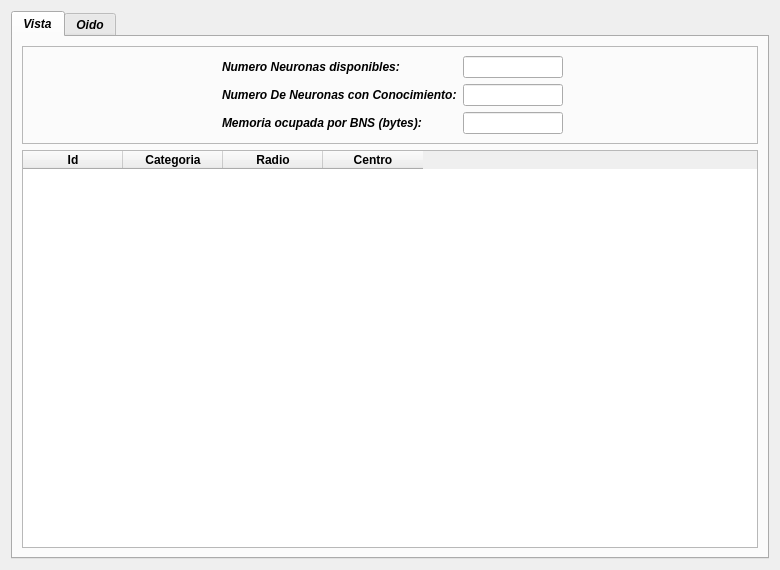
<?xml version="1.0" encoding="UTF-8"?>
<ui version="4.0">
 <class>DialogTableBNS</class>
 <widget class="QDialog" name="DialogTableBNS">
  <property name="geometry">
   <rect>
    <x>0</x>
    <y>0</y>
    <width>780</width>
    <height>570</height>
   </rect>
  </property>
  <property name="minimumSize">
   <size>
    <width>780</width>
    <height>570</height>
   </size>
  </property>
  <property name="maximumSize">
   <size>
    <width>780</width>
    <height>570</height>
   </size>
  </property>
  <property name="windowTitle">
   <string>Tabulacion De BNS</string>
  </property>
  <property name="windowIcon">
   <iconset resource="../imageResource.qrc">
    <normaloff>:/icons/tableNeuron.png</normaloff>:/icons/tableNeuron.png</iconset>
  </property>
  <layout class="QGridLayout" name="gridLayout_4">
   <item row="0" column="0">
    <widget class="QTabWidget" name="qTabWidget">
     <property name="font">
      <font>
       <weight>75</weight>
       <italic>true</italic>
       <bold>true</bold>
      </font>
     </property>
     <property name="toolTip">
      <string/>
     </property>
     <property name="tabShape">
      <enum>QTabWidget::Rounded</enum>
     </property>
     <property name="currentIndex">
      <number>0</number>
     </property>
     <widget class="QWidget" name="tabSight">
      <property name="toolTip">
       <string>Bloque Neuronal de Vista</string>
      </property>
      <attribute name="title">
       <string>Vista</string>
      </attribute>
      <layout class="QGridLayout" name="gridLayout_5">
       <item row="0" column="0">
        <widget class="QFrame" name="frame_2">
         <property name="frameShape">
          <enum>QFrame::StyledPanel</enum>
         </property>
         <property name="frameShadow">
          <enum>QFrame::Raised</enum>
         </property>
         <layout class="QGridLayout" name="gridLayout_3">
          <item row="0" column="0">
           <layout class="QFormLayout" name="formLayoutSight">
            <property name="fieldGrowthPolicy">
             <enum>QFormLayout::AllNonFixedFieldsGrow</enum>
            </property>
            <property name="formAlignment">
             <set>Qt::AlignHCenter|Qt::AlignTop</set>
            </property>
            <item row="0" column="0">
             <widget class="QLabel" name="labelNumNeuronSight">
              <property name="text">
               <string>Numero Neuronas disponibles:</string>
              </property>
             </widget>
            </item>
            <item row="0" column="1">
             <widget class="QLineEdit" name="lineEditNumNeuronSight">
              <property name="maximumSize">
               <size>
                <width>100</width>
                <height>16777215</height>
               </size>
              </property>
              <property name="alignment">
               <set>Qt::AlignCenter</set>
              </property>
              <property name="readOnly">
               <bool>true</bool>
              </property>
             </widget>
            </item>
            <item row="1" column="0">
             <widget class="QLabel" name="labelPtrSight">
              <property name="text">
               <string>Numero De Neuronas con Conocimiento:</string>
              </property>
             </widget>
            </item>
            <item row="1" column="1">
             <widget class="QLineEdit" name="lineEditPtrSight">
              <property name="maximumSize">
               <size>
                <width>100</width>
                <height>16777215</height>
               </size>
              </property>
              <property name="alignment">
               <set>Qt::AlignCenter</set>
              </property>
              <property name="readOnly">
               <bool>true</bool>
              </property>
             </widget>
            </item>
            <item row="2" column="0">
             <widget class="QLabel" name="labelMemSight">
              <property name="text">
               <string>Memoria ocupada por BNS (bytes):</string>
              </property>
             </widget>
            </item>
            <item row="2" column="1">
             <widget class="QLineEdit" name="lineEditMemSight">
              <property name="maximumSize">
               <size>
                <width>100</width>
                <height>16777215</height>
               </size>
              </property>
              <property name="alignment">
               <set>Qt::AlignCenter</set>
              </property>
              <property name="readOnly">
               <bool>true</bool>
              </property>
             </widget>
            </item>
           </layout>
          </item>
         </layout>
        </widget>
       </item>
       <item row="1" column="0">
        <layout class="QVBoxLayout" name="verticalLayoutSight">
         <item>
          <widget class="QTableWidget" name="tableWidgetSight">
           <property name="editTriggers">
            <set>QAbstractItemView::NoEditTriggers</set>
           </property>
           <property name="alternatingRowColors">
            <bool>true</bool>
           </property>
           <column>
            <property name="text">
             <string>Id</string>
            </property>
            <property name="toolTip">
             <string>Identificador De neurona</string>
            </property>
            <property name="font">
             <font>
              <weight>75</weight>
              <bold>true</bold>
             </font>
            </property>
            <property name="textAlignment">
             <set>AlignHCenter|AlignVCenter|AlignCenter</set>
            </property>
           </column>
           <column>
            <property name="text">
             <string>Categoria</string>
            </property>
            <property name="toolTip">
             <string>Clase que reconoce Neurona</string>
            </property>
            <property name="font">
             <font>
              <weight>75</weight>
              <bold>true</bold>
             </font>
            </property>
            <property name="textAlignment">
             <set>AlignHCenter|AlignVCenter|AlignCenter</set>
            </property>
           </column>
           <column>
            <property name="text">
             <string>Radio</string>
            </property>
            <property name="font">
             <font>
              <weight>75</weight>
              <bold>true</bold>
             </font>
            </property>
            <property name="textAlignment">
             <set>AlignHCenter|AlignVCenter|AlignCenter</set>
            </property>
           </column>
           <column>
            <property name="text">
             <string>Centro</string>
            </property>
            <property name="toolTip">
             <string>Centro De Neurona</string>
            </property>
            <property name="font">
             <font>
              <weight>75</weight>
              <bold>true</bold>
             </font>
            </property>
            <property name="textAlignment">
             <set>AlignHCenter|AlignVCenter|AlignCenter</set>
            </property>
           </column>
          </widget>
         </item>
        </layout>
       </item>
      </layout>
     </widget>
     <widget class="QWidget" name="tabHearing">
      <property name="toolTip">
       <string>Bloque Neuronal de Oido</string>
      </property>
      <attribute name="title">
       <string>Oido</string>
      </attribute>
      <layout class="QGridLayout" name="gridLayout_2">
       <item row="0" column="0">
        <widget class="QFrame" name="frame">
         <property name="frameShape">
          <enum>QFrame::StyledPanel</enum>
         </property>
         <property name="frameShadow">
          <enum>QFrame::Raised</enum>
         </property>
         <layout class="QGridLayout" name="gridLayout">
          <item row="0" column="0">
           <layout class="QFormLayout" name="formLayoutHearing">
            <property name="fieldGrowthPolicy">
             <enum>QFormLayout::AllNonFixedFieldsGrow</enum>
            </property>
            <property name="formAlignment">
             <set>Qt::AlignHCenter|Qt::AlignTop</set>
            </property>
            <item row="0" column="0">
             <widget class="QLabel" name="labelNumNeuronHearing">
              <property name="text">
               <string>Numero Neuronas disponibles:</string>
              </property>
             </widget>
            </item>
            <item row="0" column="1">
             <widget class="QLineEdit" name="lineEditNumNeuronHearing">
              <property name="maximumSize">
               <size>
                <width>100</width>
                <height>16777215</height>
               </size>
              </property>
              <property name="alignment">
               <set>Qt::AlignCenter</set>
              </property>
              <property name="readOnly">
               <bool>true</bool>
              </property>
             </widget>
            </item>
            <item row="1" column="0">
             <widget class="QLabel" name="labelPtrSightHearing">
              <property name="text">
               <string>Numero De Neuronas con Conocimiento:</string>
              </property>
             </widget>
            </item>
            <item row="1" column="1">
             <widget class="QLineEdit" name="lineEditPtrHearing">
              <property name="maximumSize">
               <size>
                <width>100</width>
                <height>16777215</height>
               </size>
              </property>
              <property name="alignment">
               <set>Qt::AlignCenter</set>
              </property>
              <property name="readOnly">
               <bool>true</bool>
              </property>
             </widget>
            </item>
            <item row="2" column="0">
             <widget class="QLabel" name="labelMemHearing">
              <property name="text">
               <string>Memoria ocupada por BNS (bytes):</string>
              </property>
             </widget>
            </item>
            <item row="2" column="1">
             <widget class="QLineEdit" name="lineEditMemHearing">
              <property name="maximumSize">
               <size>
                <width>100</width>
                <height>16777215</height>
               </size>
              </property>
              <property name="alignment">
               <set>Qt::AlignCenter</set>
              </property>
              <property name="readOnly">
               <bool>true</bool>
              </property>
             </widget>
            </item>
           </layout>
          </item>
         </layout>
        </widget>
       </item>
       <item row="1" column="0">
        <layout class="QVBoxLayout" name="verticalLayoutHearing">
         <item>
          <widget class="QTableWidget" name="tableWidgetHearing">
           <property name="editTriggers">
            <set>QAbstractItemView::NoEditTriggers</set>
           </property>
           <property name="alternatingRowColors">
            <bool>true</bool>
           </property>
           <column>
            <property name="text">
             <string>Id</string>
            </property>
            <property name="toolTip">
             <string>Identificador De neurona</string>
            </property>
            <property name="font">
             <font>
              <weight>75</weight>
              <bold>true</bold>
             </font>
            </property>
            <property name="textAlignment">
             <set>AlignHCenter|AlignVCenter|AlignCenter</set>
            </property>
           </column>
           <column>
            <property name="text">
             <string>Clase</string>
            </property>
            <property name="toolTip">
             <string>Clase que reconoce Neurona</string>
            </property>
            <property name="font">
             <font>
              <weight>75</weight>
              <bold>true</bold>
             </font>
            </property>
            <property name="textAlignment">
             <set>AlignHCenter|AlignVCenter|AlignCenter</set>
            </property>
           </column>
           <column>
            <property name="text">
             <string>Radio</string>
            </property>
            <property name="font">
             <font>
              <weight>75</weight>
              <bold>true</bold>
             </font>
            </property>
            <property name="textAlignment">
             <set>AlignHCenter|AlignVCenter|AlignCenter</set>
            </property>
           </column>
           <column>
            <property name="text">
             <string>Centro</string>
            </property>
            <property name="toolTip">
             <string>Centro De Neurona</string>
            </property>
            <property name="font">
             <font>
              <weight>75</weight>
              <bold>true</bold>
             </font>
            </property>
            <property name="textAlignment">
             <set>AlignHCenter|AlignVCenter|AlignCenter</set>
            </property>
           </column>
          </widget>
         </item>
        </layout>
       </item>
      </layout>
     </widget>
    </widget>
   </item>
  </layout>
 </widget>
 <resources>
  <include location="../imageResource.qrc"/>
 </resources>
 <connections/>
</ui>
